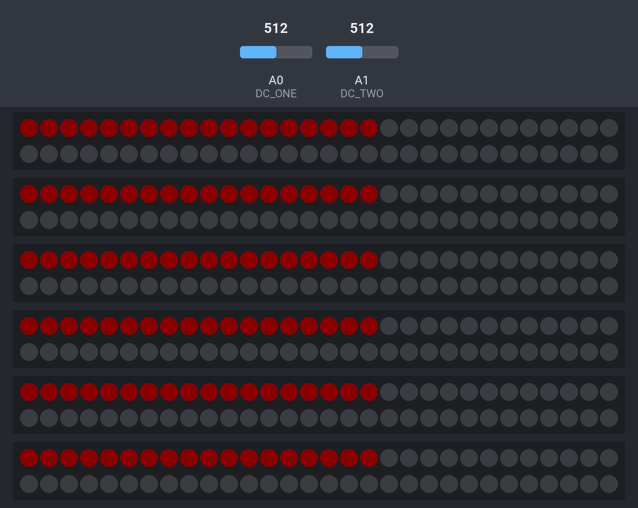
Simulated run of this sketch. Board: Arduino Uno, built with avr-gcc and run on an emulated ATmega328P. Parts: 6 × 60 RGB LEDs in strip order, left to right, continuing on the next row. The test bench sets the inputs (shaded band); at power-on: A0 (DC_ONE) = 512, A1 (DC_TWO) = 512. Dim RGB values are drawn brighter than linear.

Above: at 1.2 s.
1.3 s: A0 (DC_ONE) set to 716
At 2.6 s:
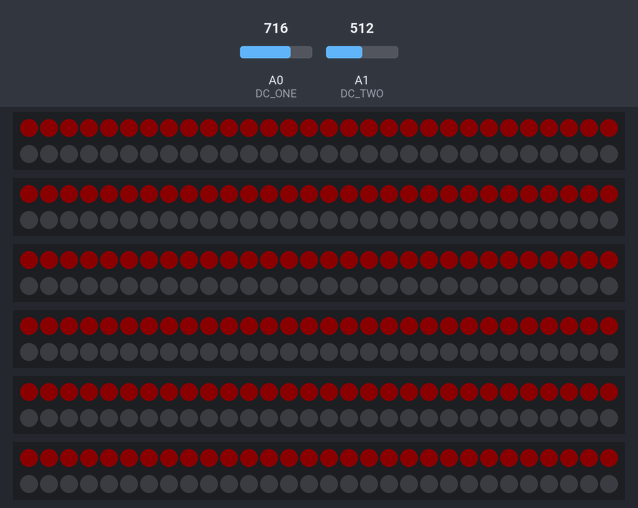
3.0 s: A1 (DC_TWO) set to 900
At 3.7 s:
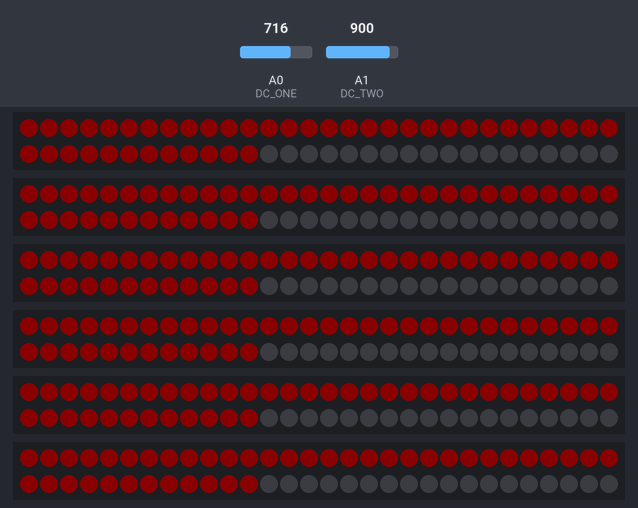
4.6 s: A1 (DC_TWO) set to 1023
Timing chart, 0 to 7.6 s (numbered marks = the images above; inputs shaded):
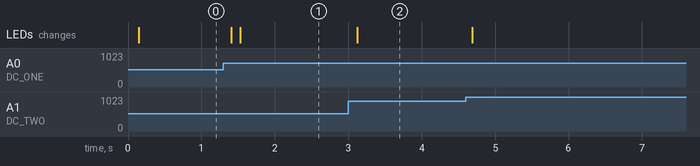

Measured:
- after the input at 1.3 s, the LEDs: first change after 0.11 s (image 1 shows a later state)
- after the input at 3.0 s, the LEDs: change after 0.12 s (image 2)

The sketch:

harling_led.ino
```cpp
#include <Adafruit_NeoPixel.h>

// declare spectrum shield pin connections
#define STROBE 4
#define RESET 6
#define DC_ONE A0
#define DC_TWO A1

#define NUM_STRIPS 6
#define NUM_LEDS 60
#define ACTIVATE_THRESHOLD 50 // threshold to remove cable noise
#define PIXEL_UPDATE_IT 5
#define FADEOUT_CONST 245
#define COLOR_MAX 255
#define PIXEL_STEP_WIDTH 3

// define LED pins on the shield
int LED[] = {3, 5, 6, 9, 10, 11};
Adafruit_NeoPixel strip(NUM_LEDS, LED[0], NEO_GRB + NEO_KHZ800);
Adafruit_NeoPixel strip1(NUM_LEDS, LED[1], NEO_GRBW + NEO_KHZ800);
Adafruit_NeoPixel strip2(NUM_LEDS, LED[2], NEO_GRB + NEO_KHZ800);
Adafruit_NeoPixel strip3(NUM_LEDS, LED[3], NEO_GRBW + NEO_KHZ800);
Adafruit_NeoPixel strip4(NUM_LEDS, LED[4], NEO_GRBW + NEO_KHZ800);
Adafruit_NeoPixel strip5(NUM_LEDS, LED[5], NEO_GRB + NEO_KHZ800);

Adafruit_NeoPixel strips[NUM_STRIPS] = { strip, strip1, strip2, strip3, strip4, strip5 };

// define colors for led strips
// int colors[NUM_STRIPS][3] = {{255, 0, 0}, {255, 100, 0}, {80, 255, 0}, {0, 255, 100}, {0, 0, 255}, {100, 0, 255}};

//Define spectrum variables
int freqAmp;
int freqOne[NUM_STRIPS];
int freqTwo[NUM_STRIPS];
int i;

int32_t freq[NUM_STRIPS];
int8_t c;

#define DEBUG_MSG false

void setup()
{
  #if DEBUG_MSG
    Serial.begin(9600);
  #endif

  initSpectrumShield();
  turnOffStrips();
}

/*
 * configure output pins and spectrum shield input pins
 */
void initSpectrumShield() {
  //Set LED pin configurations
  for(i = 0; i < NUM_STRIPS; i++)
  {
    strips[i].begin();
    strips[i].setBrightness(15); // set brightness to n%
  }

  //Set Spectrum Shield pin configurations
  pinMode(STROBE, OUTPUT);
  pinMode(RESET, OUTPUT);
  pinMode(DC_ONE, INPUT);
  pinMode(DC_TWO, INPUT);
  digitalWrite(STROBE, HIGH);
  digitalWrite(RESET, HIGH);

  //Initialize Spectrum Analyzers
  digitalWrite(STROBE, LOW);
  delay(1);
  digitalWrite(RESET, HIGH);
  delay(1);
  digitalWrite(STROBE, HIGH);
  delay(1);
  digitalWrite(STROBE, LOW);
  delay(1);
  digitalWrite(RESET, LOW);

  Serial.begin(9600);
}

void loop()
{
  c++;
  readFrequencies();

  // update pixels every n-th iteration (n = PIXEL_UPDATE_IT)
  // otherwise fade out
  if (c == PIXEL_UPDATE_IT) {
    updatePixels(true, c);

    c = 0;
    // reset array
    memset(freq, 0, sizeof(freq));
  } else {
    updatePixels(false, c);
  }

  delay(15);
}

/*
 * pull frequencies from spectrum shield
 */
void readFrequencies(){
  // read frequencies for each band
  for (freqAmp = 0; freqAmp < NUM_STRIPS; freqAmp++)
  {
    digitalWrite(STROBE, HIGH);
    delayMicroseconds(20);
    digitalWrite(STROBE, LOW);
    delayMicroseconds(20);

    freqOne[freqAmp] = analogRead(DC_ONE);
    freqTwo[freqAmp] = analogRead(DC_TWO);
  }
}

/*
 * light LEDs based on frequencies
 *
 * sum up frequencies to smooth output
 */
void updatePixels(bool fadeIn, int8_t iter) {
  for(int i = 0; i < NUM_STRIPS; i++) {
    if(freqTwo[i] > freqOne[i]){
      freq[i] +=  freqTwo[i]/4;
    } else{
      freq[i] +=  freqOne[i]/4;
    }

    if(fadeIn) {
      // calculate arithmetic middle of frequency values
      turnOnPixels(i, calculateNumOfPixels(freq[i]/PIXEL_UPDATE_IT));
    } else {
      turnOffPixels(i, calculateNumOfPixels(freq[i]/iter));
    }
  }
}

/*
 * calculate the number of LEDs that should be lit based on current frequency value
 */
uint32_t calculateNumOfPixels(int32_t freq) {
  return max(0, (freq - ACTIVATE_THRESHOLD)) * NUM_LEDS / 255;
}

/*
 * turn off pixels after a given index
 * this prevents the LEDs from flickering too much
 *
 * i: index of strip
 * numOfPixels: amount of pixels that should stay lit
 */
void turnOffPixels(uint32_t i, uint32_t numOfPixels) {
    uint32_t color;
    uint8_t r, g, b;

    // start the iteration with a given index (numOfPixels)
    // otherwise the whole strip is turned on and off which results in flickering
    for (int j = numOfPixels; j < NUM_LEDS; j++) {
      strips[i].setPixelColor(j, 0, 0, 0);
    }
}

/*
 * set pixel color of strip based on color array
 *
 * i: index of strip
 * numOfPixels: amount of pixels that should be lit
 */
void turnOnPixels(uint32_t i, uint32_t numOfPixels)
{
  #if DEBUG_MSG
    Serial.print(i);
    Serial.print(":");
    Serial.println(numOfPixels);
  #endif

  for (int j = 0; j < numOfPixels; j++) {
    // turn on pixels stepwise to reduce flickering
    if(j % PIXEL_STEP_WIDTH == 0) {
      for(int n = j; n < j + PIXEL_STEP_WIDTH; n++) {
        strips[i].setPixelColor(n, 180, 0, 0);
      }
    }
  }

  strips[i].show();
}

/*
 * sets strip color to 000 (off)
 */
void turnOffStrips()
{
  for (int i = 0; i < NUM_STRIPS; i++) {
    for (int j = 0; j < NUM_LEDS; j++) {
      strips[i].setPixelColor(j, 0, 0, 0);
    }
    strips[i].show();
  }
}
```
